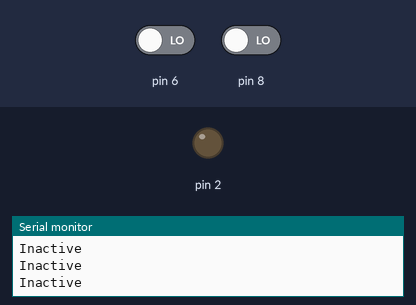
Recording of a sketch running on a simulated Arduino Uno, built with avr-gcc and run on an emulated ATmega328P. Shown: output pins drawn as LEDs (lit = HIGH), the last lines printed to the serial monitor. The inputs (shaded band) are chosen by the test bench; at power-on: pin 8 LOW, pin 6 LOW.

Above: at 2.8 s.
2.9 s: pin 8 driven HIGH
At 4.2 s:
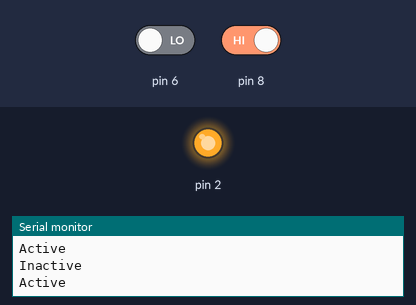
4.5 s: pin 8 driven LOW
At 5.9 s:
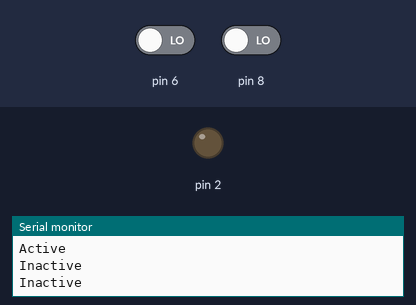
Timing chart, 0 to 7.5 s (numbered marks = the images above; inputs shaded):
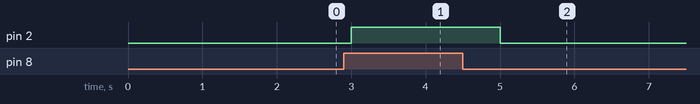

The sketch:

6.4.ino
```cpp
void setup() {

  Serial.begin(9600);
  pinMode(6, INPUT);
    pinMode(8, INPUT);
      pinMode(1, OUTPUT);

    pinMode(2, OUTPUT);
}

void loop() {

  if (digitalRead(6) == HIGH) {
    Serial.println("Active");
    digitalWrite(1,HIGH);
  }
  else {
    Serial.println("Inactive");
    digitalWrite(1,LOW);
  }
  if (digitalRead(8) == HIGH) {
    Serial.println("Active");
    digitalWrite(2,HIGH);
  }
  else {
    Serial.println("Inactive");
     digitalWrite(2,LOW);
  }
  delay(1000);
}
```

Measured:
- after the input at 2.9 s, pin 2: LOW → HIGH after 0.10 s
- after the input at 4.5 s, pin 2: HIGH → LOW after 0.50 s
